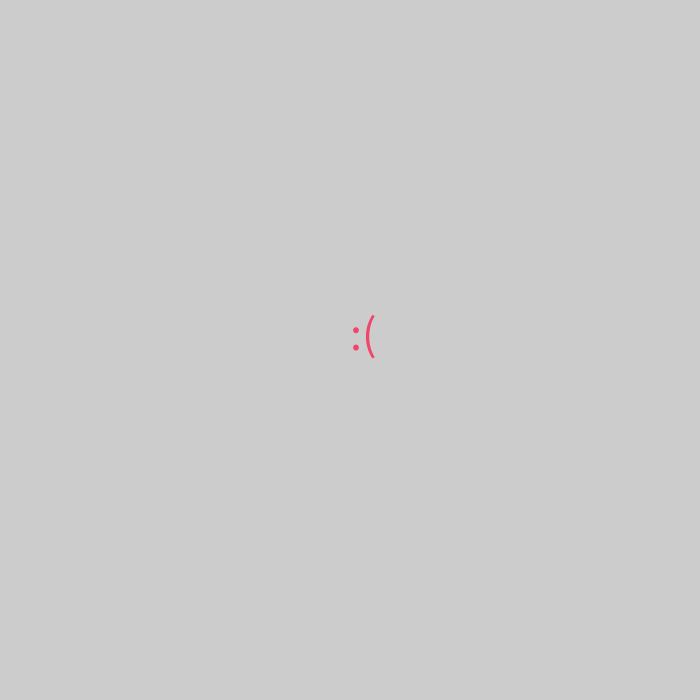
Frame 1 (no input)
Frame 60 (the mouse pressed at the canvas centre just before this capture): identical to frame 1, image omitted
Frame 120 (the mouse held since frame 60 and released just before this capture): identical to frame 1, image omitted

The Processing sketch that drew this single still picture (run headless with seeded random() and noise(); from frame 60 on, the mouse is pressed at the canvas centre):

// Processing sketch: December3
// ── December3.pde
void setup() {
    size(700,700);
    String[] names = new String[4];
    names[0] = "help";
    names[1] = "me";
    names[2] = "please";
    names[3] = ":(";
    int r = (int) (Math.random()*4);
    fill(242,68,108);
    textSize(48);
    text(names[r], width/2, height/2);
}

void draw() {

}
